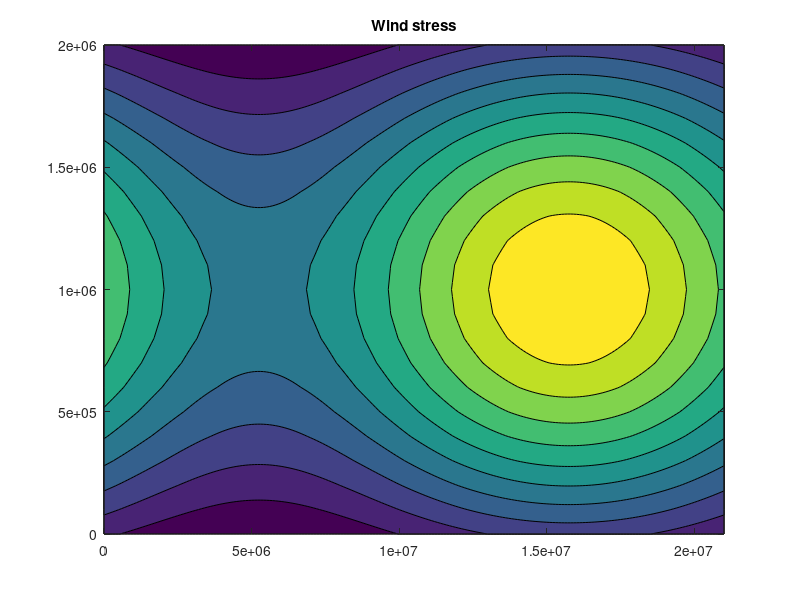
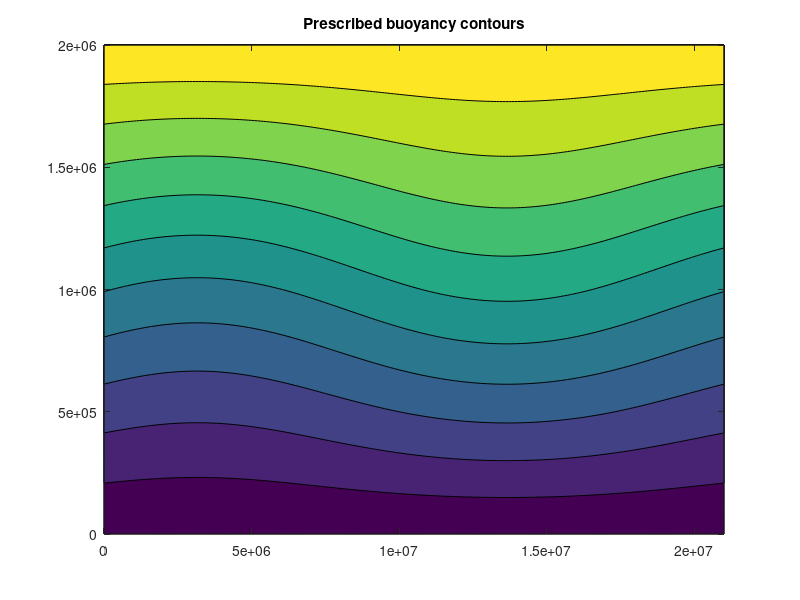
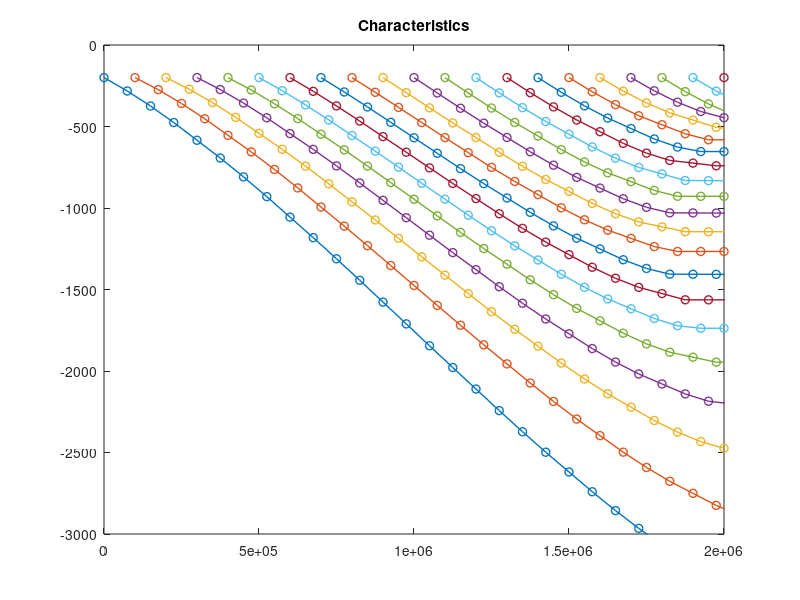
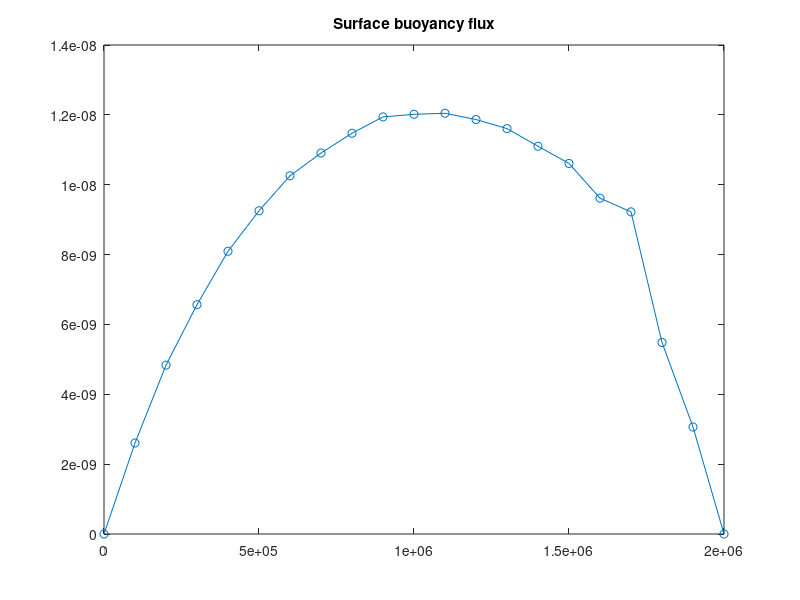

The MATLAB script that drew these images, in order: (Note: this script raises an error after producing the figures.)
% Residual mean solution for the ACC and its assosciated overturning
% circulation
% The prognostic model in which the mixed layer buoyancy is relaxed to some
% atmospheric conditions
% see section 5 in Radko and Marshall 2006 for more details

clear all
close all
matlab_flag = 2014;
%% Find the zeroth order solution, characteristic lines first
% make some sort of a grid

%% define conditions
% Length scales and other physical parameters
Ly = 2000*1000;
Lx = 21000*1000;
Lz = 3000;
f = -10^(-4);
beta = 10^(-11);
ko = 10^6;           % eddy parameter
kx = 2*pi/Lx;         % wave number

dz = 5;
dy =100*1000;
dx = 100*1000;
hm = 200;          % mixed layer depth
z = -[hm:dz:Lz];
y = [0:dy:Ly];
x = [0:dx:Lx];
% surface wind stress
tau_o = 2*10^(-4);
tau0 = tau_o*(0.6 + sin(pi*y/Ly));
tau1 = 0.3*exp(0.5*pi*sqrt(-1))*tau0;
tau = zeros(length(x),length(y));
for i=1:length(x)
    for j=1:length(y)
        tau(i,j) = tau0(j) + real(tau1(j)*exp(sqrt(-1)*kx*x(i)));
    end
end
figure
contourf(x,y,tau')
title('Wind stress')

% target buoyancy at the surface
delbo = 0.015;
b0star = delbo*y/Ly;
b1star = -0.07*exp(-0.3*pi*sqrt(-1))*delbo*sin(pi*y/Ly);

bstar = zeros(length(x),length(y));
for i=1:length(x)
    for j=1:length(y)
        bstar(i,j) = b0star(j) + real(b1star(j)*exp(sqrt(-1)*kx*x(i)));
    end
end
figure
contourf(x,y,bstar')
title('Prescribed buoyancy contours')


%% Algorithm
% 1. Compute 2D zero order solution
% 2. Initial guess is made for b0m (start with linear)
% 3. compute the buoyancy flux B and integrate method of characteristics
% 4. compare solution at y=Ly(north) and the difference is used to adjust
% the surface value. repeat till northern value converges

% Implement the above algo

dl =75000;
l=[0:dl:3000*1000];
chary = zeros(length(l),length(y));
charz = zeros(length(l),length(y));
id_hm = find(z==-hm);
lambda = 9*10^(-6);
he = 1000;
for iter =1:100%:10
    if iter ==1
        % guess at a surface buoyancy
        b0m = b0star;
        B0 = -lambda*(b0m - b0star);
        psi_res_0(1) = B0(1)/((b0m(2)-b0m(1))/(y(2)-y(1)));
        for k =2:length(y)-1
            psi_res_0(k) = B0(k)/((b0m(k+1)-b0m(k-1))/(y(k+1)-y(k-1)));
        end
        psi_res_0(length(y)) = B0(length(y))/((b0m(length(y))-b0m(length(y)-1))/(y(end)-y(end-1)));
    else
        % The northern boundary condition
        idy = find(chary(:,1)<=2000*1000,1,'last');
        hthermo = charz(idy,1);
        A1 = delbo/(exp(-hm/he) - exp(hthermo/he));
        A2 = -A1*exp(hthermo/he);
        
        % update the surface value to the corresponding required value
        max_berr = 0;
        for k =1:length(y)
            idy = find(chary(:,k)<=2000*1000,1,'last');
            if ~isempty(idy)
                bN = A1*exp(charz(idy,k)/he)+A2;
                berr = b0m(k) -  bN;
                b0m(k) = b0m(k) - 0.01*(berr); % did this slow relaxation factor of 0.01 (don't know exactly why but worked)
                max_berr = max(max_berr, berr);
            end
        end
%         disp(max_berr);
        % relcalculate fluxes etc
        B0 = -lambda*(b0m - b0star);
        psi_res_0(1) = B0(1)/((b0m(2)-b0m(1))/(y(2)-y(1)));
        for k =2:length(y)-1
            psi_res_0(k) = B0(k)/((b0m(k+1)-b0m(k-1))/(y(k+1)-y(k-1)));
        end
        psi_res_0(length(y)) = B0(length(y))/((b0m(length(y))-b0m(length(y)-1))/(y(end)-y(end-1)));
    end
    % Solve for char curves for solution to first order of the equations
    for j=1:length(y)
        chary(1,j) = y(j);
        charz(1,j) = z(1);
        for i =2:length(l)
            chary(i,j)=chary(i-1,j)+1.0*dl;
            idy = find(y<=chary(i,j),1,'last');
            charz(i,j)=charz(i-1,j) - dl*sqrt(-tau0(idy)/f/ko - psi_res_0(j)/ko);
        end
    end
end
charz = real(charz);
b0m = real(b0m);
psi_res_0 = real(psi_res_0);
B0 = real(B0);
%% Plot the characteristics
close all
figure
plot(chary,charz,'-o','linewidth',1)
axis([min(y) max(y) -3000 0])
title('Characteristics')

figure
plot(y,B0,'o-')
title('Surface buoyancy flux')

figure
plot(y,b0m)
title('Surface buoyancy')
%%
% charz(2:end+1,:) = charz;
% charz(1,:) = 0;
% chary(2:end+1,:) = chary;
%%
b0grid = 0*charz;
for i =1:length(b0m);
    b0grid(:,i) = b0m(i);
end
if matlab_flag==2014
    b0grid_interp = scatteredInterpolant(chary(:),charz(:),b0grid(:));
else
    b0grid_interp = TriScatteredInterp(chary(:),charz(:),b0grid(:));
end

%%
[zi yi] = meshgrid([-3000:0], y);
vq = b0grid_interp(yi,zi);

figure
contourf(yi,zi,vq,[0:1:15]*10^-3)
axis([0 2*10^6 -3000 0])
%%
db0dy = nan*chary;
db0dz = nan*chary;
% calculate db0/dy
for j=1:length(b0m)
    for i=1:length(l)
        zlev= charz(i,j);
        ylev= chary(i,j);
        yi = [ylev-dy/2 ylev+dy/2];
        
        db0dy(i,j) = (b0grid_interp(yi(2),zlev)-b0grid_interp(yi(1),zlev))/(yi(2)-yi(1));
        
        zi = [zlev-dz/2 zlev+dz/2];
        db0dz(i,j) = (b0grid_interp(ylev, zi(2))-b0grid_interp(ylev, zi(1)))/(zi(2)-zi(1));
        
    end
end

% break

%% calculate the zonal velocity
if matlab_flag==2014
    db0dy_interp = scatteredInterpolant(chary(:),charz(:),db0dy(:));
else
    db0dy_interp = TriScatteredInterp(chary(:),charz(:),db0dy(:));
end

u0 = 0*chary;

for j=1:length(b0m)
    for i =1:length(l)
        ylev = chary(i,j) ;
        zlev = charz(i,j) ;
        idy = find(chary(:,1)<=ylev,1,'last');
        h = charz(idy,1); % find thermocline depth
        zint = [h:dz:zlev];
        yint = ylev*ones(1,length(zint));
        db0dyint = db0dy_interp(yint,zint);
        zint = [zint zlev+dz];
        
        u0(i,j) = -1/f*nansum(db0dyint.*diff(zint));
    end
end

%%
figure
% contourf(chary, real(charz), abs(u0),[0:0.4:5]*10^(-2))
contourf(chary, real(charz), abs(u0),[0:7]*10^(-2))
axis([min(y) max(y) -3000 0])
caxis([0 5]*10^-2)
title('Baroclinic flow')

%break

%% calculate slopes

s0 = -db0dy./db0dz;

%
figure
contourf(real(chary), real(charz), abs(ko*real(s0)),[0:100:2500])
axis([min(y) max(y) -3000 0])
caxis([0 1500])

% break
%% Calculate  order eps Psi_res at the base of the boundary layer
options = optimoptions('fsolve','Display','iter','Algorithm','levenberg-marquardt');
b1_ml = fsolve(@(b1m) solve_for_b1(b1m, b1star, chary, charz,psi_res_0,l, y,dy,dz, f, ko,...
    Lx, b0m,db0dy, db0dz, s0,u0, tau1, lambda, hm), b1star, options);

